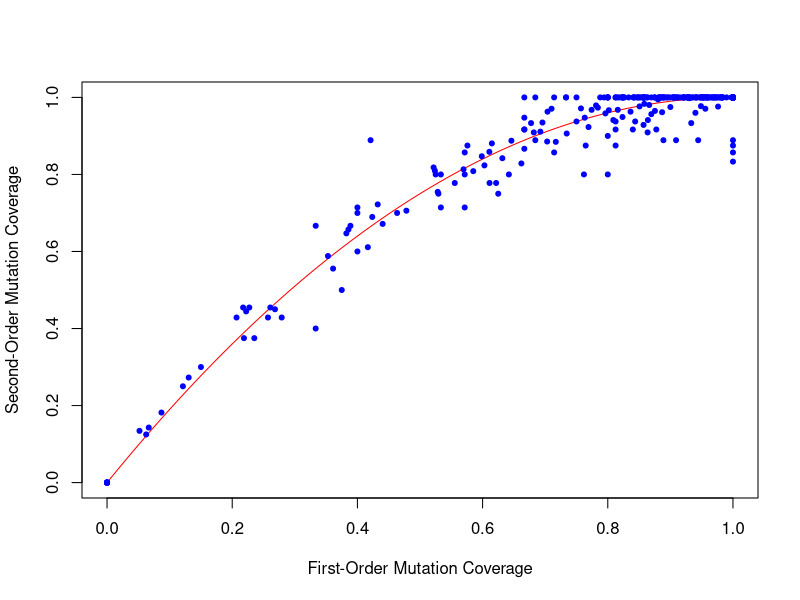

R code for this plot:
fo = read.csv("analyze/fo-14.csv", header=F)
fop=fo$V3/fo$V4
so = read.csv("analyze/so-7.csv", header=F)
sop=so$V3/so$V4
pdf("chart.pdf")
curve(1-(1-x)^2,0,1,col="red", xlab="First-Order Mutation Coverage", ylab="Second-Order Mutation Coverage")
points(fop,sop,pch=20,col="blue")
dev.off()
